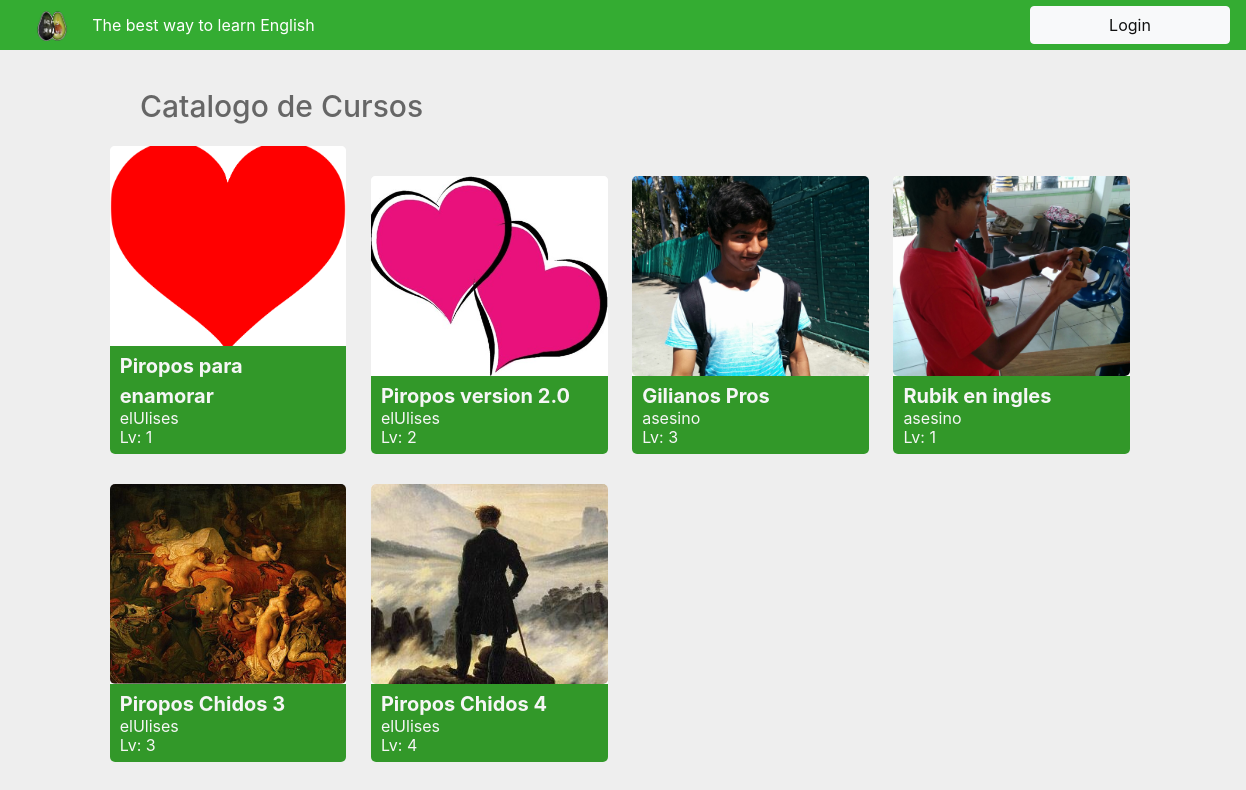
/listar_curso/, run on the app's committed database.
### app/models.py (models this page shows, shortened)
class Curso(models.Model):
    nombre = models.CharField(max_length=50)
    dificultad = models.CharField(max_length=30,choices=dificultad_curso)
    foto=models.ImageField(upload_to="images")
    descripcion = models.TextField(max_length=5000)
    maestro = models.ForeignKey(Maestro,on_delete = models.CASCADE)
    categoria = models.ForeignKey(Categoria,on_delete=models.CASCADE,null=True,blank=True)
    objetivos = models.TextField(max_length=5000,null=True,blank=True)
    requisitos = models.TextField(max_length=5000,null=True,blank=True)
    status = models.CharField(max_length=30,choices=status_curso,null=True,blank=True)
    terminado = models.CharField(max_length=10,choices=terminado,null=True,blank=True)

class Maestro(models.Model):
    name=models.OneToOneField(User)
    nombre=models.CharField(max_length=30)
    apellido=models.CharField(max_length=30)
    correo=models.CharField(max_length=30)
    foto=models.ImageField(upload_to="images")
    titulo = models.CharField(max_length=300,null=True,blank=True)
    descripcion = models.TextField(max_length=1000,null=True,blank=True)
    def __str__(self):
        return self.name.username

### app/views.py (the view)
# urls.py: url(r'^listar_curso/$',views.ListCursos,name="listar_curso"),
def ListCursos(request):
    current=request.user.username
    isTeacher=False
    currentReal=""
    teachers=Maestro.objects.all()
    for teacher in teachers:
        nombre=str(teacher.name)
        if current == nombre:
            currentReal=teacher #En esta variable se guarda el objeto actual
            isTeacher=True
    alumnos=Alumno.objects.all()
    for alumno in alumnos:
        nombre=str(alumno.name)
        if current == nombre:
            currentReal=alumno #En esta variable se guarda el objeto actual
    return render(request,'curso/list_curso.html',{"isTeacher":isTeacher,"current":currentReal,"object_list":Curso.objects.all()})

### Templates/curso/list_curso.html (shortened to what this page needs)
{% extends 'base.html' %}
{%load staticfiles%}
{% block style%}
    <link rel="stylesheet" href="{% static 'css/lista_cursos.css' %}">
{%endblock%}
{% block body %}
  <h2 class="mis_cursos_titulo">Catalogo de Cursos</h2>
  <section class="contenido_cursos">
    {% for object in object_list %}
    {% if object.status %}
      <a href="/detail_curso/{{object.id}}">
        <div class="curso_contenedor">
          <img src="{{object.foto.url}}" alt="no image" >
          <div class="curso_informacion">
            <p class="curso_nombre">{{object.nombre}}</p>
            <p>{{object.maestro}}</p>
            <p>Lv: {{object.dificultad}}</p>
          </div>
        </div>
      </a>
    {% endif%}
    {%endfor%}
  </section>
{% endblock %}

### static/css/estilo_base.css (style rules this page uses)
body { background-color: #EEE; }

### static/css/lista_cursos.css (style rules this page uses)
.contenido_cursos { display: inline-block; width: 95%; margin-left: 8%; }
.mis_cursos_titulo { color: rgb(102, 102, 102); font-size: 30px; margin-left:140px; margin-top:40px; }
.curso_contenedor { display: inline-block; width: 20%; margin: 15px 10px; border-radius: 5px; background-color: rgb(254, 254, 254); }
.curso_contenedor img { object-fit: cover; width: 100%; height: 200px; background: rgb(255, 255, 255); border-radius: 5px; }
.curso_informacion { padding: 10px; background-color: rgb(50, 152, 41); border-radius: 0 0 5px 5px; }
.curso_informacion p { text-align: left; margin: -5px 0; color: rgb(246, 246, 246); }
.curso_nombre { font-size: 20px; font-weight: bold; }

### data on the page
Curso: foto (picture), nombre "Piropos para enamorar", maestro "elUlises", dificultad "1"
Curso: foto (picture), nombre "Piropos version 2.0", maestro "elUlises", dificultad "2"
Curso: foto (picture), nombre "Gilianos Pros", maestro "asesino", dificultad "3"
Curso: foto (picture), nombre "Rubik en ingles", maestro "asesino", dificultad "1"
Curso: foto (picture), nombre "Piropos Chidos 3", maestro "elUlises", dificultad "3"
Curso: foto (picture), nombre "Piropos Chidos 4", maestro "elUlises", dificultad "4"
